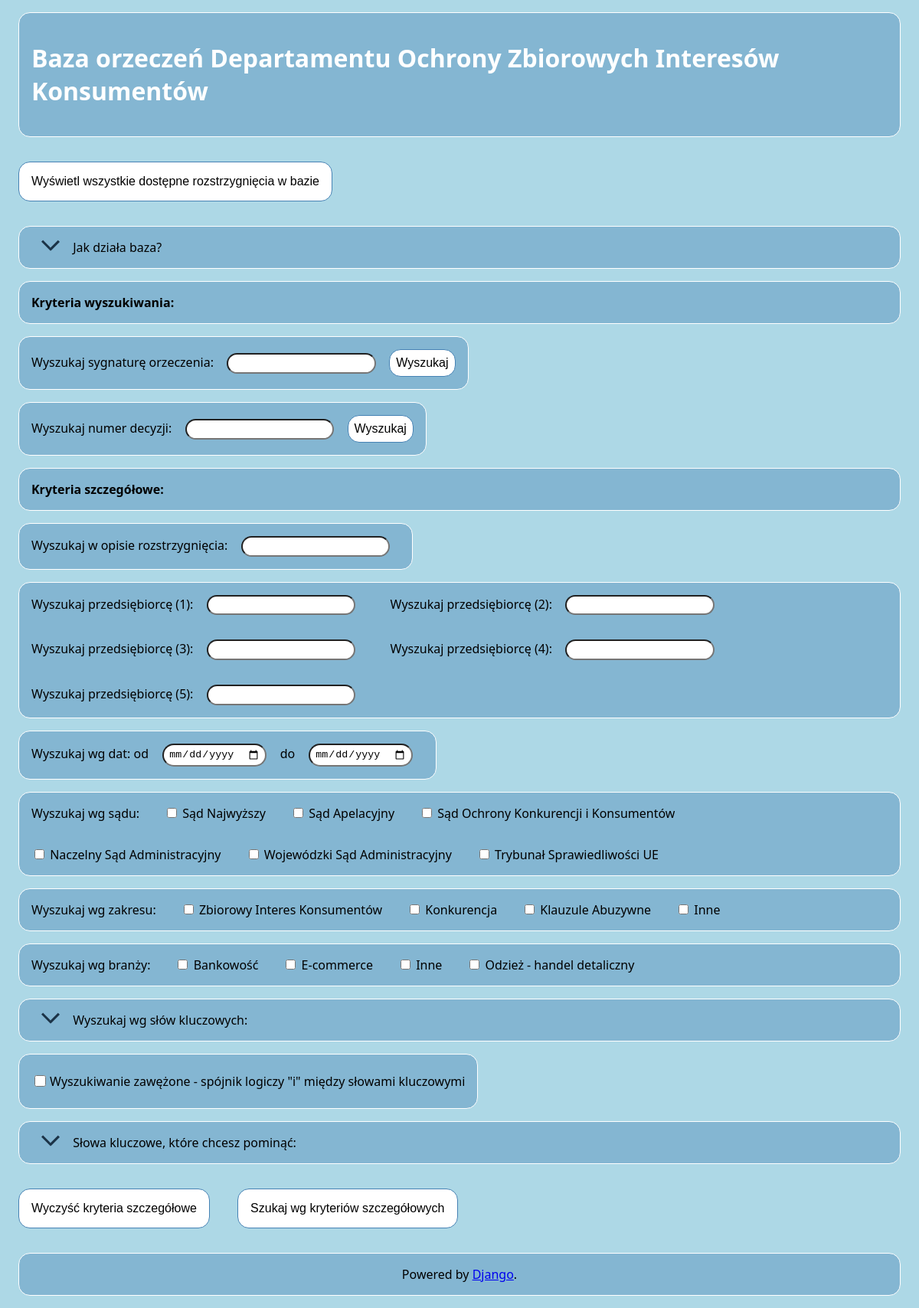
The page / on the database its author committed.
### baza_2_core/models.py (models this page shows, shortened)
class Court(models.Model):
    court = models.CharField(max_length=50)
    abbreviation = models.CharField(max_length=10)

class Scope(models.Model):
    scope = models.CharField(max_length=50)
    class Meta:
        ordering = ["-scope"]
    def __str__(self):
        return "{}".format(self.scope)

class Industry(models.Model):
    industry = models.CharField(max_length=200)
    class Meta:
        ordering = ["industry"]
    def __str__(self):
        return "{}".format(self.industry)

### baza_2_core/views.py (the view)
# urls.py: path("", views.home, name="home"),
def home(request):
    tags = Tag.objects.all()
    tag_category = Tag.objects.values_list("category", flat=True).distinct()
    industry = Industry.objects.all()
    court = Court.objects.all()
    scope = Scope.objects.all()
    context = {"tag_category": tag_category, "tags": tags, "industry": industry, "court": court, "scope": scope}
    return render(request, "home.html", context)

### templates/home.html (shortened to what this page needs)
<!DOCTYPE html>
{% load static %}
<html lang="pl" xmlns="http://www.w3.org/1999/html">
<head>
</head>
<body>
    <div class="main-container">
            <div id="tytul">
                <h1>Baza orzeczeń Departamentu Ochrony Zbiorowych Interesów Konsumentów</h1>
            </div>
        <form action="/results/" method="POST">
            <input type="submit" class="button" name="full_base" value="Wyświetl wszystkie dostępne rozstrzygnięcia w bazie">
        </form>
        <div>
                <div class="ikonka-ptaszek">
                </div>
                <p class="slowa-kluczowe">Jak działa baza?</p>
        </div>
            <div style="font-weight: bold">
                Kryteria wyszukiwania:
            </div>
        <form action="/results/" method="POST">
            <div class="pole-wyszukaj">
                Wyszukaj sygnaturę orzeczenia: <input type="search" name="act_signature">
                <button class="button-small" type="submit" value="Submit">Wyszukaj</button>
            </div>
        </form>
        <form action="/results/" method="POST">
            <div class="pole-wyszukaj">
                Wyszukaj numer decyzji: <input type="search" name="dec_number">
                <button class="button-small" type="submit" value="Submit">Wyszukaj</button>
            </div>
        </form>
            <div style="font-weight: bold">
                Kryteria szczegółowe:
            </div>
        <form action="/results/" method="POST">
            <div class="pole-wyszukaj">
                Wyszukaj w opisie rozstrzygnięcia: <input type="search" name="description">
            </div>
            <div class="pole-wyszukaj" style="display: flex; flex-wrap: wrap; padding:0px; width: auto">
                <div style="border: none; background: transparent; margin=0px; padding: 0px">Wyszukaj przedsiębiorcę (1): <input type="search" name="company-1"></div>
                <div style="border: none; background: transparent; margin=0px; padding: 0px">Wyszukaj przedsiębiorcę (2): <input type="search" name="company-2"></div>
                <div style="border: none; background: transparent; margin=0px; padding: 0px">Wyszukaj przedsiębiorcę (3): <input type="search" name="company-3"></div>
                <div style="border: none; background: transparent; margin=0px; padding: 0px">Wyszukaj przedsiębiorcę (4): <input type="search" name="company-4"></div>
                <div style="border: none; background: transparent; margin=0px; padding: 0px">Wyszukaj przedsiębiorcę (5): <input type="search" name="company-5"></div>
            </div>
            <div class="pole-wyszukaj">
                Wyszukaj wg dat: od <input type="date" name="data-od"> do <input type="date" name="data-do">
            </div>
            <div style="display: flex; flex-wrap: wrap; padding:0px; width: auto">
                <div style="border: none; background: transparent; margin=0px; padding: 0px">
                    Wyszukaj wg sądu:
                </div>
                {% block content_0%}
                    {% for c in court %}
                        <div style="border: none; background: transparent; margin=0px; padding: 0px">
                            <label >
                                <input type="checkbox" name="{{ c.abbreviation }}"> {{c.court}}
                            </label>
                        </div>
                    {% endfor %}
                {% endblock %}
            </div>
            <div style="display: flex; flex-wrap: wrap; padding:0px; width: auto">
                <div style="border: none; background: transparent; margin=0px; padding: 0px">
                    Wyszukaj wg zakresu:
                </div>
                {% block content_1%}
                    {% for s in scope %}
                        <div style="border: none; background: transparent; margin=0px; padding: 0px">
                            <label >
                                <input type="checkbox" name="{{ s }}scope"> {{s.scope}}
                            </label>
                        </div>
                    {% endfor %}
                {% endblock %}
            </div>
            <div style="display: flex; flex-wrap: wrap; padding:0px; width: auto">
                <div style="border: none; background: transparent; margin=0px; padding: 0px">
                    Wyszukaj wg branży:
                </div>
                {% block content_2%}
                    {% for i in industry %}
                        <div style="border: none; background: transparent; margin=0px; padding: 0px">
                            <label >
                                <input type="checkbox" name="{{ i }}industry"> {{i.industry}}
                            </label>
                        </div>
                    {% endfor %}
                {% endblock %}
            </div>
            <div>
                <div class="ikonka-ptaszek">
                </div>
                <p class="slowa-kluczowe">Wyszukaj wg słów kluczowych:</p>
            </div>
            <div class="pole-wyszukaj">
                <label class="kontrola-checkbox">
                    <input type="checkbox" name="narrow_search"> Wyszukiwanie zawężone - spójnik logiczy "i" między słowami kluczowymi
                </label>
            </div>
            <div>
                <div class="ikonka-ptaszek">
                </div>
                <p class="slowa-kluczowe">Słowa kluczowe, które chcesz pominąć:</p>
            </div>
            <button class="button" type="reset" value="Reset"> Wyczyść kryteria szczegółowe </button>
            <button class="button" type="submit" value="Submit">Szukaj wg kryteriów szczegółowych</button>
        </form>
        <div style="text-align: center">Powered by <a href="https://www.djangoproject.com/" target="_blank"> Django</a>.  </div>
    </div>
</body>
</html>

### rows shown on the page
Court: court "Sąd Najwyższy"
Court: court "Sąd Apelacyjny"
Court: court "Sąd Ochrony Konkurencji i Konsumentów"
Court: court "Naczelny Sąd Administracyjny"
Court: court "Wojewódzki Sąd Administracyjny"
Court: court "Trybunał Sprawiedliwości UE"
Scope: scope "Zbiorowy Interes Konsumentów"
Scope: scope "Konkurencja"
Scope: scope "Klauzule Abuzywne"
Scope: scope "Inne"
Industry: industry "Bankowość"
Industry: industry "E-commerce"
Industry: industry "Inne"
Industry: industry "Odzież - handel detaliczny"
